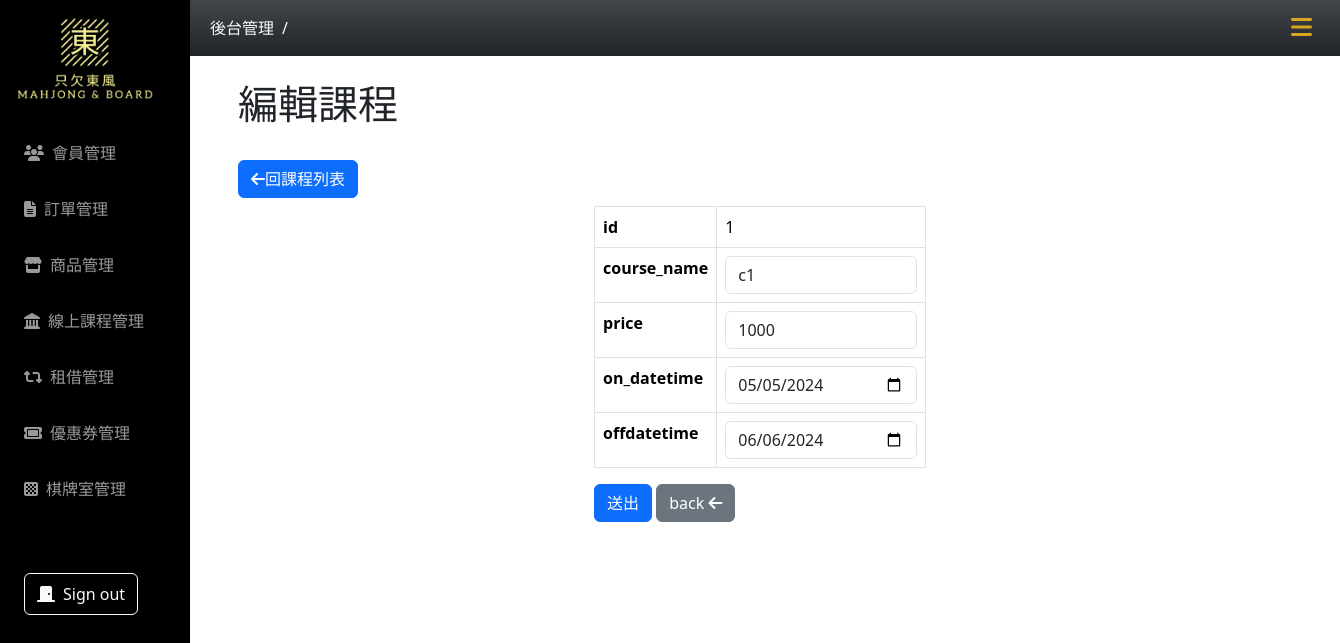
The app's page /mjphp/course-edit.php with its own data.
### tables this page shows
CREATE TABLE `course` (
  `id` int(5) UNSIGNED NOT NULL,
  `course_name` varchar(50) NOT NULL,
  `course_category_id` int(3) NOT NULL,
  `price` int(6) UNSIGNED NOT NULL,
  `images` varchar(50) NOT NULL,
  `file` varchar(255) NOT NULL,
  `created_at` datetime NOT NULL,
  `updated_at` datetime NOT NULL,
  `on_datetime` date NOT NULL,
  `off_datetime` date NOT NULL,
  `valid` tinyint(4) NOT NULL DEFAULT 1
);

### mjphp/course-edit.php (the view, shortened to what this page needs)
<?php
if (!isset($_GET["id"])) {
    $id = 1;
} else {
    $id = $_GET["id"];
}
require_once("../db_connect_mahjong.php");
$sql = "SELECT * FROM course WHERE id = $id AND valid = 1";
$result = $conn->query($sql);
$row = $result->fetch_assoc();
if ($result->num_rows > 0) {
    $courseExit = true;
} else {
    $courseExit = false;
    $title = "課程不存在";
}
?>
<!doctype html>
<html lang="en">
<head>
    <?php include("../css-mahjong.php"); ?>
</head>
<body>
    <?php include("../nav.php"); ?>
    <div class="container main-content px-5">
        <h1 class="my-4">編輯課程</h1>
        <div class="py-2">
            <a class="btn btn-primary" href="course-list.php?id=<?= $id ?>"><i class="fa-solid fa-arrow-left"></i>回課程列表</a>
        </div>
        <div class="row justify-content-center">
            <div class="col-lg-4">
                <?php if ($courseExit) : ?>
                    <form action="doUpdateCourse.php" method="post">
                        <table class="table table-bordered">
                            <tr>
                                <th>id</th>
                                <td>
                                    <?= $row["id"] ?>
                                </td>
                            </tr>
                            <tr>
                                <th>course_name</th>
                                <td>
                                    <input type="text" class="form-control" name="course_name" value="<?= $row["course_name"] ?>">
                                </td>
                            </tr>
                            <tr>
                                <th>price</th>
                                <td>
                                    <input type="text" class="form-control" name="price" value="<?= $row["price"] ?>">
                                </td>
                            </tr>
                            <tr>
                                <th>on_datetime</th>
                                <td>
                                    <input type="date" class="form-control" name="on_datetime" value="<?= $row["on_datetime"] ?>">
                                </td>
                            </tr>
                            <tr>
                                <th>offdatetime</th>
                                <td>
                                    <input type="date" class="form-control" name="off_datetime" value="<?= $row["off_datetime"] ?>">
                                </td>
                            </tr>
                        </table>
                    <?php else : ?>
                        <h1>課程不存在</h1>
                    <?php endif; ?>
                    <button class="btn btn-primary" type="submit">送出</button>
                    <a class="btn btn-secondary" href="course-detail.php">back <i class="fa-solid fa-arrow-left"></i></a>
                    </form>
            </div>
        </div>
    </div>
</body>
</html>

### css-mahjong.php (style rules this page uses)
:root { --aside-width: 190px; --header-nav-height: 56px; }
.main-content { margin: 0 0 0 var(--aside-width); padding-top: var(--header-nav-height); }

### records on screen
course: id "1", course_name "c1", price "1000", on_datetime "05/05/2024", off_datetime "06/06/2024"
